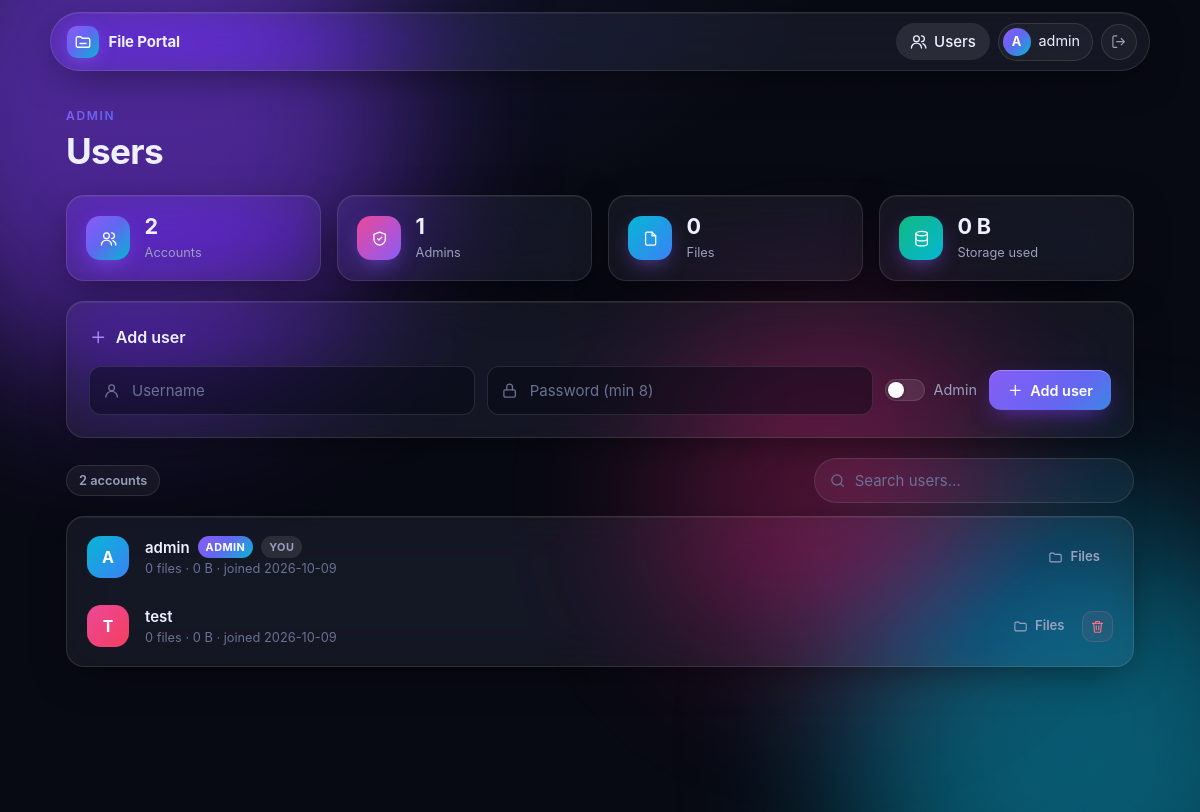
Page /admin/ (signed in) on the committed database.
### tables this page shows
CREATE TABLE users (
    id            INTEGER PRIMARY KEY AUTOINCREMENT,
    username      TEXT    NOT NULL UNIQUE COLLATE NOCASE,
    password_hash TEXT    NOT NULL,
    is_admin      INTEGER NOT NULL DEFAULT 0,
    created_at    TEXT    NOT NULL DEFAULT (datetime('now'))
);

### admin.py (the view)
@bp.route("/")
@admin_required
def users():
    rows = get_db().execute("SELECT * FROM users ORDER BY is_admin DESC, username").fetchall()
    users = []
    for row in rows:
        files = list_files(row["id"])
        users.append({**dict(row), "file_count": len(files), "total_size": sum(f["size"] for f in files)})
    stats = {
        "users": len(users),
        "admins": sum(1 for u in users if u["is_admin"]),
        "files": sum(u["file_count"] for u in users),
        "size": sum(u["total_size"] for u in users),
    }
    return render_template("admin/users.html", users=users, stats=stats)

### app.py (called while the page is built)
def custom_images():
    found = {}
    for name, exts in CUSTOM_IMAGES.items():
        for ext in exts:
            path = os.path.join(CUSTOM_DIR, f"{name}.{ext}")
            if os.path.isfile(path):
                found[name] = url_for("static", filename=f"custom/{name}.{ext}", v=int(os.path.getmtime(path)))
                break
    if "favicon" not in found and "logo" in found:
        found["favicon"] = found["logo"]
    return found

### auth.py (called while the page is built)
@login_manager.user_loader
def load_user(user_id):
    row = get_db().execute("SELECT * FROM users WHERE id = ?", (user_id,)).fetchone()
    return User(row) if row else None

def admin_required(view):
    @wraps(view)
    def wrapped(*args, **kwargs):
        if not current_user.is_authenticated:
            return login_manager.unauthorized()
        if not current_user.is_admin:
            abort(403)
        return view(*args, **kwargs)
    return wrapped

### db.py (called while the page is built)
def get_db():
    if "db" not in g:
        g.db = sqlite3.connect(current_app.config["DATABASE"])
        g.db.row_factory = sqlite3.Row
        g.db.execute("PRAGMA foreign_keys = ON")
    return g.db

### icons.py (called while the page is built)
def icon(name, cls=""):
    paths = _PATHS.get(name, _PATHS["file"])
    return Markup(
        f'<svg class="icon {cls}" viewBox="0 0 24 24" fill="none" stroke="currentColor" '
        f'stroke-width="1.8" stroke-linecap="round" stroke-linejoin="round" aria-hidden="true">{paths}</svg>'
    )

### storage_utils.py (called while the page is built, shortened)
def user_dir(user_id, create=False):
    path = os.path.join(current_app.config["STORAGE_DIR"], str(int(user_id)))
    if create:
        os.makedirs(path, exist_ok=True)
    return path

def list_files(user_id):
    path = user_dir(user_id)
    if not os.path.isdir(path):
        return []

def human_size(n):
    for unit in ("B", "KB", "MB", "GB"):
        if n < 1024 or unit == "GB":
            return f"{n:.0f} {unit}" if unit == "B" else f"{n:.1f} {unit}"
        n /= 1024

### templates/admin/users.html (shortened to what this page needs)
{% extends "base.html" %}
{% block content %}
<div class="page-head">
  <div>
    <p class="eyebrow">Admin</p>
    <h1>Users</h1>
  </div>
</div>
<div class="stats">
  <div class="stat glass"><span class="stat-icon">{{ icon('users') }}</span><div><b>{{ stats.users }}</b><span>Accounts</span></div></div>
  <div class="stat glass"><span class="stat-icon">{{ icon('shield') }}</span><div><b>{{ stats.admins }}</b><span>Admins</span></div></div>
  <div class="stat glass"><span class="stat-icon">{{ icon('file') }}</span><div><b>{{ stats.files }}</b><span>Files</span></div></div>
  <div class="stat glass"><span class="stat-icon">{{ icon('database') }}</span><div><b>{{ stats.size | filesize }}</b><span>Storage used</span></div></div>
</div>
<section class="card glass">
  <h2>{{ icon('plus') }} Add user</h2>
  <form method="post" action="{{ url_for('admin.add_user') }}" class="row">
    <span class="input-wrap">{{ icon('user') }}<input name="username" placeholder="Username" required maxlength="64" autocomplete="off"></span>
    <span class="input-wrap">{{ icon('lock') }}<input name="password" type="password" placeholder="Password (min 8)" required minlength="8" autocomplete="new-password"></span>
    <label class="toggle"><input type="checkbox" name="is_admin"><span class="track"></span> Admin</label>
    <button class="btn primary">{{ icon('plus') }} Add user</button>
  </form>
</section>
<div class="list-tools">
  <span class="count-pill">{{ users | length }} account{{ '' if users | length == 1 else 's' }}</span>
  <label class="search glass">
    {{ icon('search') }}
    <input type="search" placeholder="Search users…" data-filter="#user-list" aria-label="Search users">
  </label>
</div>
<div class="file-list glass" id="user-list">
  {% for u in users %}
  <div class="file-row" data-name="{{ u.username | lower }}" style="--i: {{ loop.index0 }}">
    <span class="avatar lg hue-{{ u.id % 6 }}">{{ u.username[:1] | upper }}</span>
    <div class="fmeta">
      <a class="fname" href="{{ url_for('admin.user_files', user_id=u.id) }}">{{ u.username }}
        {% if u.is_admin %}<span class="badge">Admin</span>{% endif %}
        {% if u.id == current_user.id %}<span class="badge subtle">You</span>{% endif %}
      </a>
      <span class="fsub">{{ u.file_count }} file{{ '' if u.file_count == 1 else 's' }} · {{ u.total_size | filesize }} · joined {{ u.created_at[:10] }}</span>
    </div>
    <div class="factions">
      <a class="btn ghost sm" href="{{ url_for('admin.user_files', user_id=u.id) }}">{{ icon('folder') }}<span>Files</span></a>
      {% if u.id != current_user.id %}
      <form method="post" action="{{ url_for('admin.delete_user', user_id=u.id) }}" class="inline"
            data-confirm="{{ 'Delete user ' ~ u.username ~ ' and ALL their files?' }}">
        <button class="btn danger sm icon-only" title="Delete user" aria-label="Delete {{ u.username }}">{{ icon('trash') }}</button>
      </form>
      {% endif %}
    </div>
  </div>
  {% endfor %}
</div>
{% endblock %}

### templates/base.html (shortened to what this page needs)
<!doctype html>
<html lang="en">
<head>
  <link rel="stylesheet" href="{{ url_for('static', filename='style.css') }}">
</head>
<body class="{% block body_class %}{% endblock %}">
  <div class="bg{% if custom.background %} has-image{% endif %}" aria-hidden="true">
    <span class="orb orb-1"></span><span class="orb orb-2"></span><span class="orb orb-3"></span>
    <span class="grain"></span>
  </div>
  {% if current_user.is_authenticated %}
  <header class="topbar glass">
    <a class="brand" href="{{ url_for('index') }}">
      <span class="brand-mark{% if custom.logo %} custom-logo{% endif %}">{% if custom.logo %}<img src="{{ custom.logo }}" alt="">{% else %}{{ icon('logo') }}{% endif %}</span>
      <span>File Portal</span>
    </a>
    <nav class="nav">
      {% if current_user.is_admin %}
        <a class="nav-link {% if request.blueprint == 'admin' %}active{% endif %}" href="{{ url_for('admin.users') }}">
          {{ icon('users') }}<span>Users</span>
        </a>
      {% endif %}
      <span class="user-chip" title="Signed in as {{ current_user.username }}">
        <span class="avatar">{{ current_user.username[:1] | upper }}</span>
        <span class="user-name">{{ current_user.username }}</span>
      </span>
      <form method="post" action="{{ url_for('auth.logout') }}" class="inline">
        <button class="icon-btn" title="Log out" aria-label="Log out">{{ icon('logout') }}</button>
      </form>
    </nav>
  </header>
  {% endif %}
  <main class="{% block main_class %}container{% endblock %}">
    {% block content %}{% endblock %}
  </main>
</body>
</html>

### rows in the picture
users: username "A", username "admin", is_admin "ADMIN", shows "YOU", file_count "0", file_count "s", total_size|filesize "0 B", created_at "2026-10-09"
users: username "T", username "test", file_count "0", file_count "s", total_size|filesize "0 B", created_at "2026-10-09"

### other values in the picture
{{ stats.users }} "2"
{{ stats.admins }} "1"
{{ stats.files }} "0"
{{ stats.size | filesize }} "0 B"
{{ users | length }} "2"
{{ '' if users | length == 1 else 's' }} "s"
